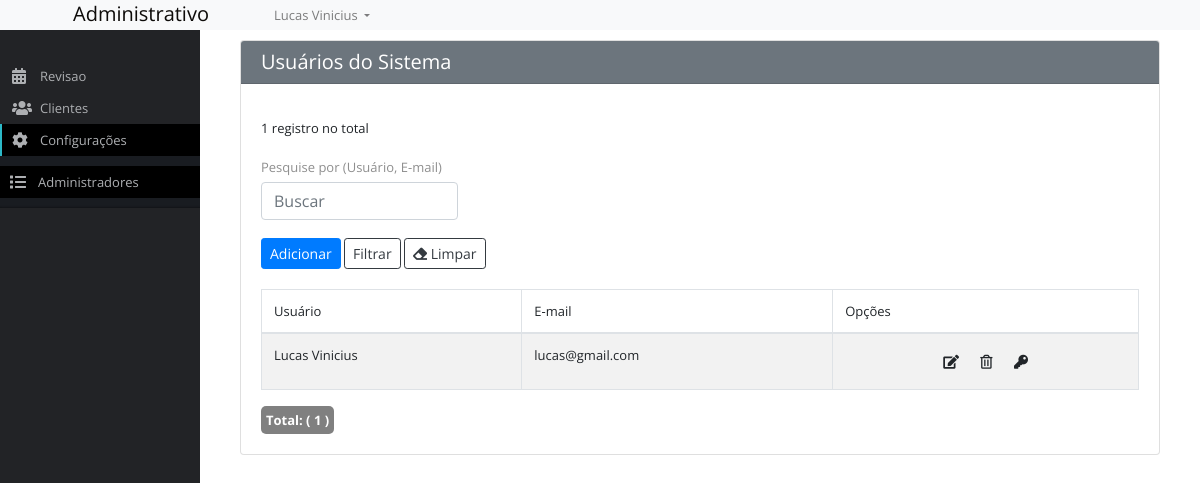
The app's page /admin/admin/index.php (signed in) with its own data.
### tables this page shows
CREATE TABLE `tadmin` (
  `id` int(11) NOT NULL,
  `name` varchar(20) DEFAULT NULL,
  `hash_pass` varchar(250) DEFAULT NULL,
  `date_created` datetime DEFAULT NULL,
  `last_access` datetime DEFAULT NULL,
  `email` varchar(150) DEFAULT NULL,
  `birth_date` date DEFAULT NULL,
  `image` text,
  `session_id` varchar(200) DEFAULT NULL,
  `AdminToken` text,
  `device_token` text
);

CREATE TABLE `tpermission_title` (
  `id` int(11) NOT NULL,
  `title` varchar(150) DEFAULT NULL,
  `position` int(11) DEFAULT NULL,
  `icon` varchar(100) NOT NULL
);

CREATE TABLE `tpermission` (
  `id` int(11) NOT NULL,
  `title` varchar(150) DEFAULT NULL,
  `tpermission_title_id` int(11) DEFAULT NULL,
  `keyword` varchar(200) DEFAULT NULL,
  `list` int(11) DEFAULT NULL,
  `position` int(11) DEFAULT NULL,
  `icon` varchar(100) NOT NULL
);

### admin/alfa/database/MYSQL/mysql.php (called while the page is built, shortened)
<?php
require_once (dirname(dirname(__file__)) . "/configuracao.php");
class mysql extends configuracao
{
    var $_Connection = 0;
    var $DefaultView = array();
    var $SQL_WHERE = null;
    var $SQL_ORDER = null;
    var $SQL_INICIO = null;
    var $SQL_TOTAL = null;
    var $SQL_CAMPO = null;
    var $SQL_FN = null;
    function __construct()
    {
    	global $_MYSQL_CONNECTED;
    	$this->_Connection = $_MYSQL_CONNECTED;
    }
    function Conecta()
    {
    	$this->_Connection = mysqli_connect($this->DBLocal.'', $this->DBUsuario, $this->DBSenha) or die(mysql_error($this->_Connection));
        mysqli_select_db($this->_Connection,$this->DBNome) or die(mysqli_error($this->_Connection));
        return $this->_Connection;
    }
    function LoadByPrimaryKey($ID)
    {
        $this->SQL_WHERE = $this->PrimaryKey . " = '" . $this->AntiSQLInjection($ID) . "'";
        return $this->LoadSQL();
    }
    function LoadByQuery($sql)
    {
        return $this->prepare($sql);
    }
    function LoadSQL()
    {
        $order = "";
        $where = "";
        $group = "";
        $limit = "";
        $as = "";
        $fn = "";
        $campo = "";
        if ($this->SQL_WHERE)
        {
            $where = " WHERE " . $this->SQL_WHERE;
        }
        if ($this->SQL_ORDER)
        {
            $order = " ORDER BY " . $this->SQL_ORDER;
        }
        if ($this->SQL_TOTAL)
        {
            $limit = " Limit " . (($this->SQL_INICIO) ? $this->SQL_INICIO : 0) . " , " . $this->SQL_TOTAL;
        }
        if ($this->SQL_FN)
        {
            $fn = $this->SQL_FN;
        }
        if ($this->SQL_CAMPO)
        {
            $campo = $this->SQL_CAMPO;
        }
        else
        {
            $campo = $this->PrimaryKey;
        }
        if (! $fn)
        {
            return $this->prepare("SELECT * FROM " . $this->TableName . $where . $group . $order . $limit);
        }
        else
        {
            if ($as)
            {
                return $this->prepare("SELECT *, " . $fn . "(" . $campo . ") as " . $as . " FROM " . $this->TableName . $where . $group . $order . $limit);
            }
            else
            {
                $ar = $this->ExecuteQuery("SELECT " . $fn . "(" . $campo . ") FROM " . $this->TableName . $where . $group . $order . $limit);
                $fetch = $this->fetch($ar);
                return $fetch[0];
            }
        }
    }
    function MoveNext($Position = null)
	{
		$return = false;
		if($Position === null)
		{
			$return = next($this->DefaultView);
		}
		else
		{
			$row = $this->DefaultView[$Position];
			$return = true;
		}
		return ((@is_bool($return)) ? $return : true);
	}
    function fetch($result)
    {
        return mysqli_fetch_array($result);
    }
    function prepare($sql)
    {
        $result = $this->ExecuteQuery($sql);
        if ($result)
        {
            while ($row = $this->fetch($result))
            {
                array_push($this->DefaultView, $row);
            }
        }
        return $this->setLoaded();
    }
    function ExecuteQuery($sql)
    {
        $query = mysqli_query($this->_Connection,$sql) or die(mysqli_error($this->_Connection));
        $this->SQL_CAMPO = null;
        $this->SQL_FN = null;
        $this->SQL_INICIO = null;
        $this->SQL_ORDER = null;
        $this->SQL_TOTAL = null;
        $this->SQL_WHERE = null;
        return $query;
    }
    function setLoaded()
    {
        if (! $this->DefaultView)
        {
            return false;
        }
        else
        {
            $this->RowsCount = count($this->DefaultView);
            $row = current($this->DefaultView);
            return true;
        }
    }
    function AntiSQLInjection($string)
	{
	    $string = get_magic_quotes_gpc() ? stripslashes($string) : $string;
	    $string = function_exists("mysqli_real_escape_string") ? mysqli_real_escape_string($this->_Connection,$string) : mysqli_escape_string($string);
	    return $string;
	}
}
?>

### admin/barrier.php (called while the page is built, shortened)
<?php
include_once(SERVER_PATH . "/alfa/tools/util.php");
include_once(SERVER_PATH . "/alfa/database/DTO/tparameter.php");
$token = isset($_SESSION['token'])?$_SESSION['token']:'';
$oParametro = new tparameter();
$pathAdmin = $oParametro->getParametro('admin-url');
$oAdmin = new tadmin();
$oAdmin->SQL_WHERE = ' AdminToken = "'.$token.'" ';
$oAdmin->LoadSQL();

### admin/alfa/tools/master.php (called while the page is built, shortened)
<?php
class MasterPages
{
    var $template;
    function inicio($template_path, $title = null)
    {
        $this->template = $template_path;
    }
    function fim()
    {
        include ($this->template);
    }
}
?>

### admin/alfa/database/DTO/tpermission_title.php (called while the page is built, shortened)
<?php
class tpermission_title extends _tpermission_title
{
    function LoadBytadmin_id($tadmin_id)
    {
        return $this->LoadByQuery("SELECT tpermission_title.*
			FROM tpermission_title,tpermission,tadmin_permission
			WHERE tadmin_permission.tadmin_id = '" . $tadmin_id . "'
			AND tadmin_permission.tpermission_id = tpermission.id
			AND tpermission.tpermission_title_id = tpermission_title.id
			GROUP BY tpermission_title.id
			ORDER BY tpermission_title.position ASC");
    }
}
?>

### admin/alfa/database/DTO/tpermission.php (called while the page is built, shortened)
<?php
class tpermission extends _tpermission
{
    function LoadBytadmin_idAndkeyword($tadmin_id, $keyword)
    {
        return $this->LoadByQuery("SELECT tpermission.*
			FROM tpermission,tadmin_permission
			WHERE tadmin_permission.tadmin_id = '" . $tadmin_id . "'
			AND tpermission.keyword = '" . $keyword . "'
			AND tadmin_permission.tpermission_id = tpermission.id
			ORDER BY tpermission.position ASC");
    }
}
?>

### admin/alfa/database/DTO/tparameter.php (called while the page is built, shortened)
<?php
class tparameter extends _tparameter
{
    function LoadBykeyword($keyword)
    {
        $this->SQL_WHERE = "keyword = '" . $keyword . "'";
        return $this->LoadSQL();
    }
    function getParametro($keyword)
    {
        $ret = "";
        $oParametro = new tparameter();
        if ($oParametro->LoadBykeyword($keyword))
        {
            $ret = $oParametro->val;
        }
        return $ret;
    }
}
?>

### admin/master.php (the view, shortened to what this page needs)
<?php
include_once(SERVER_PATH . "/alfa/database/DTO/tadmin.php");
include_once(SERVER_PATH . "/alfa/database/DTO/tpermission.php");
include_once(SERVER_PATH . "/alfa/database/DTO/tparameter.php");
include_once(SERVER_PATH . "/alfa/database/DTO/tpermission_title.php");
$oUtil = new util();
$oParameter = new tparameter();
$path = $oParameter->getParametro('admin-url');
$page_chave = (isset($page_chave))?$page_chave:'';
if(!isset($page_validar))
{
	$oAdmin = new tadmin();
}
if($page_chave!=''){
	$oPermissaoVerifica = new tpermission();
	if(!$oPermissaoVerifica->LoadBytadmin_idAndkeyword($oAdmin->id, $page_chave)){
		$oUtil->SetMensagem("Erro", "Você não tem permissão para acessar essa ferramenta!", "Atenção!");
		header('Location: ' . $path);
		exit();
	}
}
$oPermissaoTitulo = new tpermission_title();
$oPermissaoTitulo->LoadBytadmin_id($oAdmin->GetSession());
$item = '';
for($f=0;$f<$oPermissaoTitulo->RowsCount;$f++){
    $oPermissao = new tpermission();
    $oPermissao->LoadBytadmin_idAndtpermission_title_id($oAdmin->GetSession(), $oPermissaoTitulo->id);
	$area_active = '';
	$subitem = '';
	for($a = 0; $a < $oPermissao->RowsCount; $a++) {
		if($oPermissao->list){
			$active = (($page_chave == $oPermissao->keyword) ? 'active' :'');
			if($area_active=='' && $active!=''){
				$area_active = $active;
			}
			$subitem .=
			'<li class="'.$active.'">
			<span class="icon"><i class="'.$oPermissao->icon.'"></i></span>
			<span class="title"><a href="'.$path.$oPermissao->keyword.'/">'.utf8_encode($oPermissao->title).'</a></span>
			</li>';
		}
		$oPermissao->MoveNext();
	}
	$item .= '
	<li class="with-sub '.$area_active.'">
		<a href="#"><span class="icon"><i class="'.$oPermissaoTitulo->icon.'"></i></span><span class="title">'.utf8_encode($oPermissaoTitulo->title).'</span></a>
		<ul class="sub">'.$subitem.'</ul>
	</li>';
	$oPermissaoTitulo->MoveNext();
}
$menu = '<ul>'.$item.'</ul>';
?>
<!DOCTYPE html>
<html>
<head>
<link rel="stylesheet" href="https://stackpath.bootstrapcdn.com/bootstrap/4.4.1/css/bootstrap.min.css" />
<link rel="stylesheet" href="//ajax.googleapis.com/ajax/libs/jqueryui/1.11.1/themes/smoothness/jquery-ui.css" />
<link rel="stylesheet" href="//code.jquery.com/ui/1.11.4/themes/smoothness/jquery-ui.css" />
<link rel="stylesheet" href="<?=$path?>assets/lib/fontawesome-pro-5-13-0/css/all.min.css" />
<link rel="stylesheet" href="<?=$path?>assets/lib/jquery-ui/jquery-ui-timepicker-addon.css" />
<link rel="stylesheet" href="<?=$path?>assets/lib/colorpicker/css/colorpicker.css" media="screen" type="text/css" />
<link rel="stylesheet" href="<?=$path?>assets/lib/easyautocomplete/easy-autocomplete.min.css">
<link rel="stylesheet" href="<?=$path?>assets/css/layout.css?var=<?=date('YmdHis');?>" type="text/css" />
</head>
<body ng-app="agencyApp">
<div id="topbar" class="row-fluid">
<nav class="navbar navbar-expand-lg navbar-light bg-light">
  <a class="navbar-brand" href="<?=$path?>">Administrativo  </a>
  <div class="collapse navbar-collapse" id="navbarSupportedContent">
    <ul class="navbar-nav mr-auto">
	  <li class="nav-item dropdown">
        <a class="nav-link dropdown-toggle" href="#" id="navbarDropdown" role="button" data-toggle="dropdown" aria-haspopup="true" aria-expanded="false">
		<?=$oAdmin->name?>
        </a>
      </li>
    </ul>
  </div>
</nav>
</div>
<div id="content">
<div id="menu">
<?=$menu?>
</div>
	<div id="main">
		<?=$page_content?>
	</div>
<br class="clear" />
</div>
</body>
</html>

### admin/admin/index.php (shortened to what this page needs)
<?php
include_once("../barrier.php");
include_once(SERVER_PATH."/alfa/tools/master.php");
$oUtil = new util();
$search = '';
$query = " 1=1 ";
$busca = '';
$oAdmin2 = new tadmin();
$oAdmin2->SQL_WHERE = $query;
$oAdmin2->SQL_FN = "Count";
$total = $oAdmin2->LoadSQL();
$portela = 200;
if($_GET){
	$pg = isset($_GET["pg"]) ? intval($_GET["pg"]) : 0;
}else{
	$pg = 0;
}
$pg = ($pg >= ceil($total / $portela)) ? 0 : $pg;
$parametro = "busca=" . $busca;
$paginacao = $oUtil->Paginar("pg", $total, $portela, $parametro);
$oAdmin = new tadmin();
$oAdmin->SQL_WHERE = $query;
$oAdmin->SQL_ORDER = "name ASC";
$oAdmin->SQL_INICIO = ($pg * $portela);
$oAdmin->SQL_TOTAL = $portela;
$oAdmin->LoadSQL();
$master_page = new MasterPages();
$master_page->inicio("../master.php");
$master_page->addParametro("titulo", "Administradores");
$master_page->addParametro("page_chave", "admin");
$master_page->abrir("page_content");
?>
<div class="card card-default">
<div class="card-header bg-secondary">
<h2 class="card-title">Usuários do Sistema</h2>
</div>
<div class="card-body">
<?php if($total > 0){ ?>
<div class="search-title">
<div class="row">
<div class="col-md-12"><h3><?=$total?> registro<?=($total > 1)?'s':''?> no total</h3></div>
<div class="col-md-3">
<label>Pesquise por (Usuário, E-mail)
<input size="60" value="<?=$search?>" type="text" id="search" name="search" maxlength="150" placeholder="Buscar" class="form-control" />
</label>
</div>
<div class="col-md-12">
<br />
<a href="register.php" class="btn btn-primary btn-sm"><i class="glyphicon glyphicon-plus"></i> Adicionar</a>
<button class="btn btn-outline-dark btn-sm"><i class="glyphicon glyphicon-filter"></i> Filtrar</button>
<button class="btn btn-outline-dark btn-sm" onClick="cleanFilters();return false;"><i class="fa fa-eraser"></i> Limpar</button>
</div>
</div>
</div>
<table class="table table-bordered table-striped">
<tbody>
<thead>
<tr>
	<th>Usuário</th>
    <th>E-mail</th>
    <th>Opções</th>
</tr>
</thead>
<?php
for($i=0;$i<$oAdmin->RowsCount;$i++){
?>
<tr>
	<td><?=$oAdmin->name;?></td>
	<td><?=$oAdmin->email;?></td>
	<td valign="middle" align="center" class="edit-tools">
		<a href="register.php?ID=<?=$oUtil->Criptografar($oAdmin->id)?>&<?=$parametro;?>&pg=<?=$pg;?>" class="btn btn-default btn-sm" title="Editar"><i class="fas fa-edit"></i></a>
		<a href="remover.php?ID=<?=$oUtil->Criptografar($oAdmin->id)?>&<?=$parametro;?>&pg=<?=$pg;?>" class="btn btn-default btn-sm" title="Excluir" onclick="javascript:return confirm('Deseja realmente excluir?')"><i class="far fa-trash-alt"></i></a>
		<a href="senha.php?ID=<?=$oUtil->Criptografar($oAdmin->id); ?>&<?=$parametro;?>&pg=<?=$pg;?>" class="btn btn-default btn-sm" title="Alterar Senha"><i class="fa fa-key"></i></a>
	</td>
</tr>
<?php $oAdmin->MoveNext();}?>
</tbody>
</table>
<?=$paginacao;}
else{ echo '<h2 style="text-align:center">Nenhum registro encontrado.</h2><br />
<a href="index.php" class="btn btn-default"><i class="glyphicon glyphicon-chevron-left"></i> Voltar</a>';}
?>
</div>
</div>
<?php
    $master_page->fechar("page_content");
	$master_page->fim();
?>

### records on screen
tadmin: name "Lucas Vinicius", email "lucas@gmail.com"
tpermission_title: title "Revisao"
tpermission_title: title "Clientes"
tpermission_title: title "Configurações"
tpermission: title "Administradores"

### other values on screen
$total "1"
$totalregistro "1"
